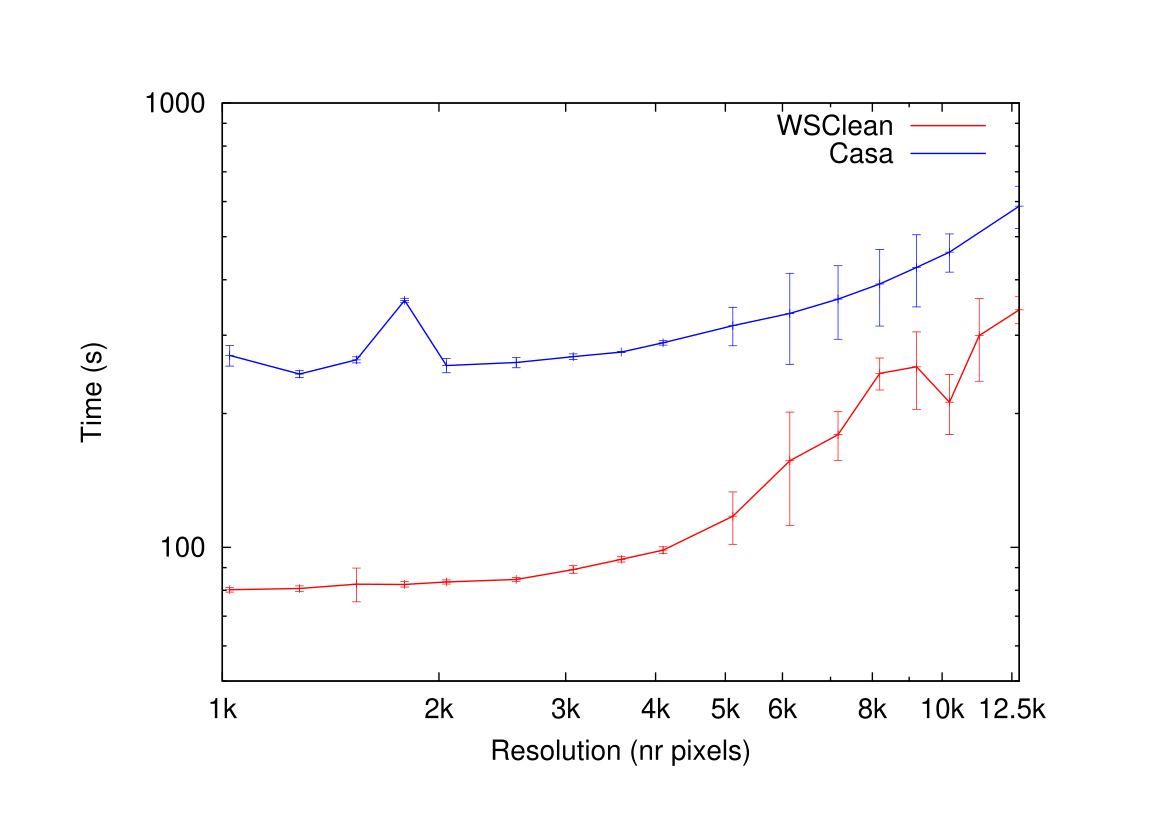

Reproduce this figure in gnuplot.
set terminal postscript enhanced color font 'Helvetica,20'
set logscale xy
set xrange [1000:12800]
set yrange [50:]
set xtics ("1k" 1000, "2k" 2000, "3k" 3000, "4k" 4000, 1, "5k" 5000, "6k" 6000, "" 7000 1, "8k" 8000,  "" 9000 1, "10k" 10000, "12.5k" 12500)
set output "resolution.ps"
#set key bottom right
set xlabel "Resolution (nr pixels)"
set ylabel "Time (s)"
plot "timings-zenith-resolution-wsclean.txt" using 2:3 with lines lw 2.0 lt 1 lc 1 title "WSClean", \
		 "timings-zenith-resolution-wsclean.txt" using 2:3:(column(3)-column(4)*5):(column(3)+column(4)*5) with errorbars lt 1 lc 1 title "", \
     "timings-zenith-resolution-casa.txt" using 2:3 with lines lw 2.0 lt 1 lc 3 title "Casa", \
		 "timings-zenith-resolution-casa.txt" using 2:3:(column(3)-column(4)*5):(column(3)+column(4)*5) with errorbars lt 1 lc 3 title ""
#(x/1000)**3 with lines lw 2.0 title "x^3"
#(x/1000)**4 with lines lw 2.0 title "x^4"
